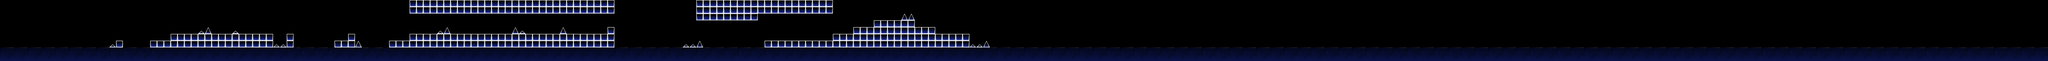

A level layout from a 2D game, rendered from its tile map. Below: a short description, then the map file with tile-grid data replaced by summaries:
An orthogonal 300x9 tile map with 64x64 px tiles, 2 tile layers (ground, enemies), 2 tilesets and 2 objects.

<map version="1.10" tiledversion="1.11.2" orientation="orthogonal" renderorder="right-down" width="300" height="9" tilewidth="64" tileheight="64" infinite="0" nextlayerid="3" nextobjectid="1">
 <tileset firstgid="1" name="ground" tilewidth="64" tileheight="64" tilecount="4" columns="2">
  <image source="assets/ground.png" width="128" height="128" />
  <tile id="0">
   <properties>
    <property name="collides" type="bool" value="true" />
   </properties>
  </tile>
  <tile id="1">
   <properties>
    <property name="collides" type="bool" value="true" />
   </properties>
  </tile>
  <tile id="2">
   <properties>
    <property name="collides" type="bool" value="true" />
   </properties>
  </tile>
  <tile id="3">
   <properties>
    <property name="collides" type="bool" value="true" />
   </properties>
  </tile>
 </tileset>
 <tileset firstgid="5" name="dashii_tile" tilewidth="64" tileheight="64" tilecount="4" columns="4">
  <image source="assets/dashii_tilesets.png" width="256" height="64" />
  <tile id="0">
   <properties>
    <property name="collides" type="bool" value="true" />
   </properties>
  </tile>
  <tile id="1">
   <properties>
    <property name="collides" type="bool" value="true" />
   </properties>
  </tile>
  <tile id="2">
   <properties>
    <property name="collides" type="bool" value="true" />
   </properties>
   <objectgroup draworder="index">
    <object id="1" x="0" y="63.7542">
     <polygon points="0,0 32.2385,-63.176 64.0434,0.289135" />
    </object>
   </objectgroup>
  </tile>
  <tile id="3">
   <properties>
    <property name="collides" type="bool" value="true" />
   </properties>
   <objectgroup draworder="index">
    <object id="2" x="0" y="63.7542">
     <polygon points="0,0 32.3831,-28.9135 63.8988,-0.144567" />
    </object>
   </objectgroup>
  </tile>
 </tileset>
 <layer id="1" name="ground" width="300" height="9">
  <data>[2700 cells, 772 non-empty, 5 distinct tile ids]</data>
 </layer>
 <layer id="2" name="enemies" width="300" height="9">
  <data>[2700 cells, 129 non-empty, 3 distinct tile ids]</data>
 </layer>
</map>